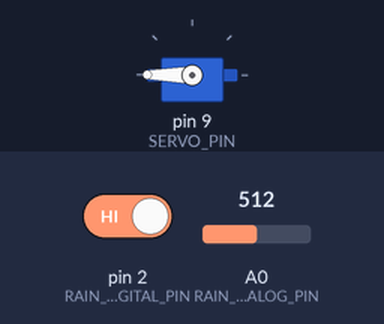
Simulated run of this sketch. Board: Arduino Uno, built with avr-gcc and run on an emulated ATmega328P. On the bench: servo. Inputs (shaded band) come from the test bench; at power-on: A0 (RAIN_ANALOG_PIN) = 512, pin 2 (RAIN_DIGITAL_PIN) HIGH. What the sketch prints to the serial monitor is not drawn.

Above: at 3.3 s.
3.4 s: A0 (RAIN_ANALOG_PIN) set to 590
10.3 s: A0 (RAIN_ANALOG_PIN) set to 618
At 12.9 s:
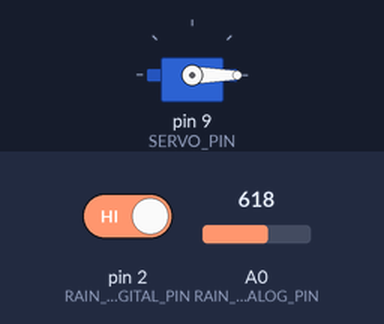
14.8 s: pin 2 (RAIN_DIGITAL_PIN) driven LOW
18.5 s: pin 2 (RAIN_DIGITAL_PIN) driven HIGH
At 19.11 s:
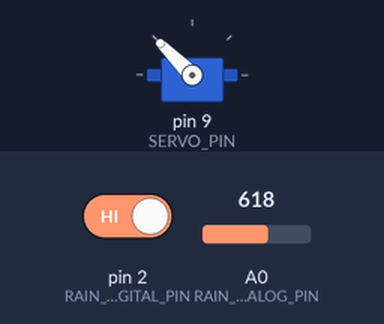
21.8 s: A0 (RAIN_ANALOG_PIN) set to 511
At 24.05 s:
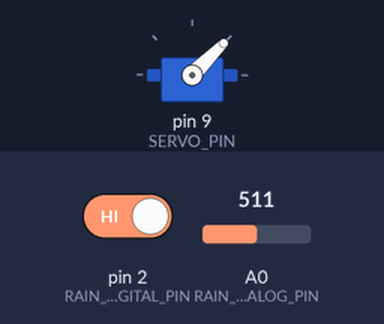
Timing chart, 0 to 76.2 s (numbered marks = the images above; inputs shaded):
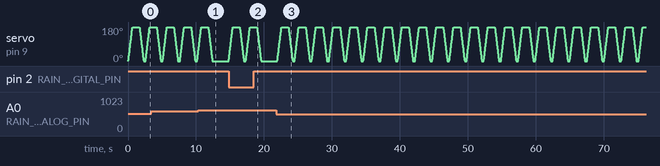

Measured:
- the behaviour switches between 599 and 600 on A0 (RAIN_ANALOG_PIN) (found by bisection; images 0 and 1)
- after the input at 10.3 s, servo on pin 9 (SERVO_PIN): goes on until 12.4 s, then stays 0°
- after the input at 18.5 s, servo on pin 9 (SERVO_PIN): goes on until 19.6 s, then stays 0°

The sketch:

Rain_detection.ino
```cpp
#include <Servo.h>

// Pin definitions
#define RAIN_ANALOG_PIN A0    // Analog pin
#define RAIN_DIGITAL_PIN 2    // Digital pin (optional)
#define SERVO_PIN 9
#define RAIN_THRESHOLD 600

Servo myServo;
int rainValue = 0;
int digitalValue = 0;

void setup() {
  Serial.begin(9600);
  pinMode(RAIN_DIGITAL_PIN, INPUT);
  myServo.attach(SERVO_PIN);
  myServo.write(0);

  Serial.println("Advanced Rain Detection System");
  Serial.println("================================");
}

void loop() {
  // Read both analog and digital values
  rainValue = analogRead(RAIN_ANALOG_PIN);
  digitalValue = digitalRead(RAIN_DIGITAL_PIN);

  // Display readings
  Serial.print("Analog: ");
  Serial.print(rainValue);
  Serial.print(" | Digital: ");
  Serial.print(digitalValue);

  // Control logic
  if (rainValue < RAIN_THRESHOLD || digitalValue == LOW) {
    Serial.println(" | ⚠️ RAIN DETECTED!");
    performRainAction();
  } else {
    Serial.println(" | ✅ Clear Sky");
    // Return servo to default position
    myServo.write(0);
  }

  delay(300);
}

void performRainAction() {
  // Smooth servo movement
  for (int angle = 0; angle <= 180; angle += 3) {
    myServo.write(angle);
    delay(10);
  }

  // Hold position for 2 seconds
  delay(1000);

  // Return slowly
  for (int angle = 180; angle >= 0; angle -= 3) {
    myServo.write(angle);
    delay(10);
  }
}
```
